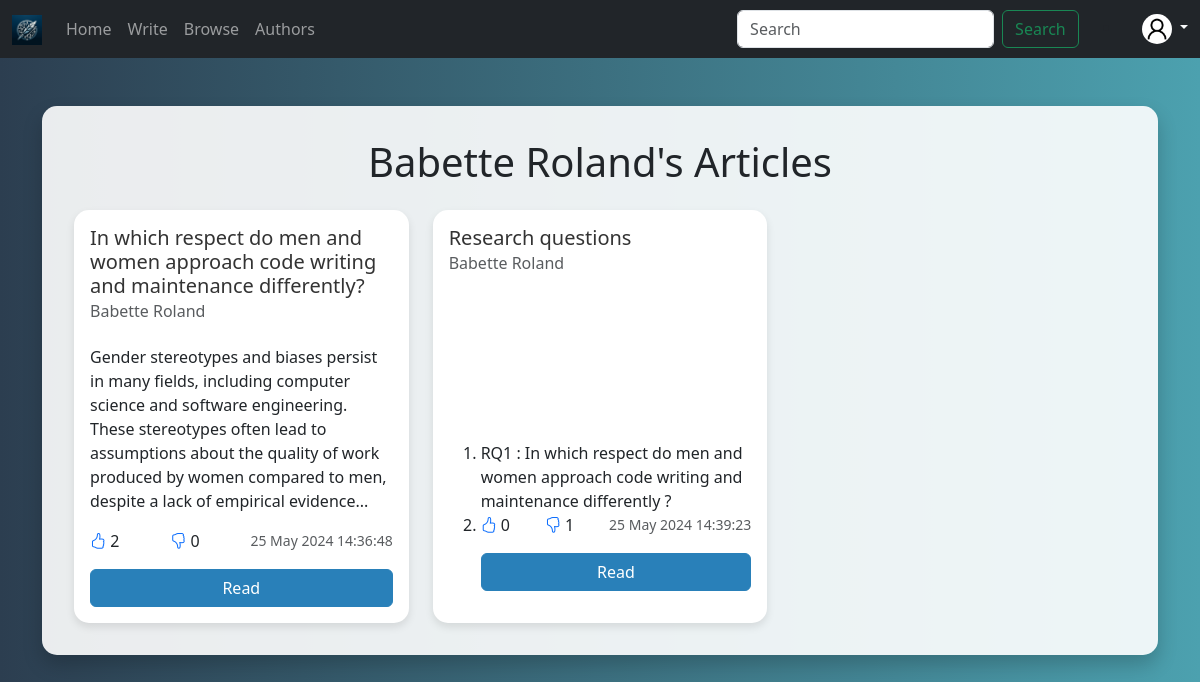
The app's page /author/c241aa37-9eb9-49cd-9730-94102f28ee17 with its own data.
### projet/models.py (models this page shows)
class User(Base):
    __tablename__ = 'users'
    id = Column(String(72), primary_key=True)
    first_name = Column(String(72))
    last_name = Column(String(72))
    email = Column(String(72), unique=True)
    password = Column(String(72))
    is_active = Column(Boolean, default=True)
    group = Column(String(2048), nullable=True)
    articles = relationship("Article", back_populates="author")
    comments = relationship("Comment", back_populates="author")
    likes_dislikes_article = relationship("LikeDislikeArticle", back_populates="user")
    likes_dislikes_comment = relationship("LikeDislikeComments", back_populates="user")
    subscriptions = relationship("Subscription", foreign_keys=[Subscription.user_id], back_populates="user")
    subscribers = relationship("Subscription", foreign_keys=[Subscription.author_id], back_populates="author")

class Article(Base):
    __tablename__ = "articles"
    id = Column(Integer, primary_key=True)
    body = Column(String, index=True)
    title = Column(String, index=True)
    created_at = Column(DateTime, server_default=func.now())
    author_id = Column(String(72), ForeignKey("users.id"))
    likes = Column(Integer, default=0)
    dislikes = Column(Integer, default=0)
    author = relationship("User", back_populates="articles")
    comments = relationship("Comment", back_populates="article")
    likes_dislikes_article = relationship("LikeDislikeArticle", back_populates="article")

### projet/routes/users.py (the view)
@router.get("/author/{author_id}")
def author_articles(request: Request, author_id: str, db: Session = Depends(get_db)):
    author = db.query(UserModel).get(author_id)
    articles = db.query(ArticleModel).filter(ArticleModel.author_id == author_id).all()
    return templates.TemplateResponse(
        "articleAuthors.html",
        context={
            'request': request,  # Include the request object in the context
            'author': author,  # Include the author object in the context
            'articles': articles,  # Include the articles in the context
        }
    )

### projet/templates/articleAuthors.html (shortened to what this page needs)
{% extends "base.html" %}
{% block content %}
{% include 'navbar.html' %}
<div class="container my-5">
    <div class="results-container">
        <h1 class="mb-4 text-center">{{ author.first_name }} {{ author.last_name }}'s Articles</h1>
        <div class="row row-cols-1 row-cols-md-2 row-cols-lg-3 g-4">
            {% for item in articles %}
            <div class="col">
                <div class="card h-100">
                    <div class="card-body d-flex flex-column">
                        <h5 class="card-title">{{ item.title }}</h5>
                        <h6 class="card-subtitle mb-2 text-muted">{{ item.author.first_name }} {{ item.author.last_name }}</h6>
                        <p class="card-text flex-grow-1">{{ item.body|truncate|safe }}</p>
                        <div class="mt-auto d-flex justify-content-between align-items-center">
                            <span>
                                <a href="/articles/like/{{ item.id }}" class="bi bi-hand-thumbs-up"></a>
                                <span>{{ item.likes }}</span>
                            </span>
                            <span>
                                <a href="/articles/dislike/{{ item.id }}" class="bi bi-hand-thumbs-down"></a>
                                <span>{{ item.dislikes }}</span>
                            </span>
                            <small class="text-muted">{{ item.created_at.strftime("%d %b %Y %X") }}</small>
                        </div>
                        <a href="/articles/read/{{ item.id }}" class="btn btn-primary w-100 mt-3">Read</a>
                    </div>
                </div>
            </div>
            {% endfor %}
        </div>
    </div>
</div>
{% endblock %}

### static/style.css (style rules this page uses)
body { background: linear-gradient(to right, #2c3e50, #4ca1af); }

### projet/templates/articleAuthors.html (style rules this page uses)
body { background: linear-gradient(to right, #2c3e50, #4ca1af); }
.results-container { max-height: 80vh; overflow-y: auto; padding: 2rem; background: rgba(255, 255, 255, 0.9); border-radius: 15px; box-shadow: 0 10px 20px rgba(0, 0, 0, 0.2); }
.card { background: #ffffff; border: none; border-radius: 15px; box-shadow: 0 4px 8px rgba(0, 0, 0, 0.1); }
.card-title, .card-subtitle { color: #333; }
.btn-primary { background-color: #2980b9; border-color: #2980b9; }

### records on screen
User: first_name "Babette", last_name "Roland"
Article: title "In which respect do men and women approach code writing and maintenance differently?", author.first_name "Babette", author.last_name "Roland", body "Gender stereotypes and biases persist in many fields, including computer science and software engineering. These stereotypes often lead to assumptions about the quality of work produced by women compared to men, despite a lack of empirical evidence...", likes "2", dislikes "0", created_at "25 May 2024 14:36:48"
Article: title "Research questions", author.first_name "Babette", author.last_name "Roland", body "RQ1 : In which respect do men and women approach code writing and maintenance differently ?", likes "0", dislikes "1", created_at "25 May 2024 14:39:23"
